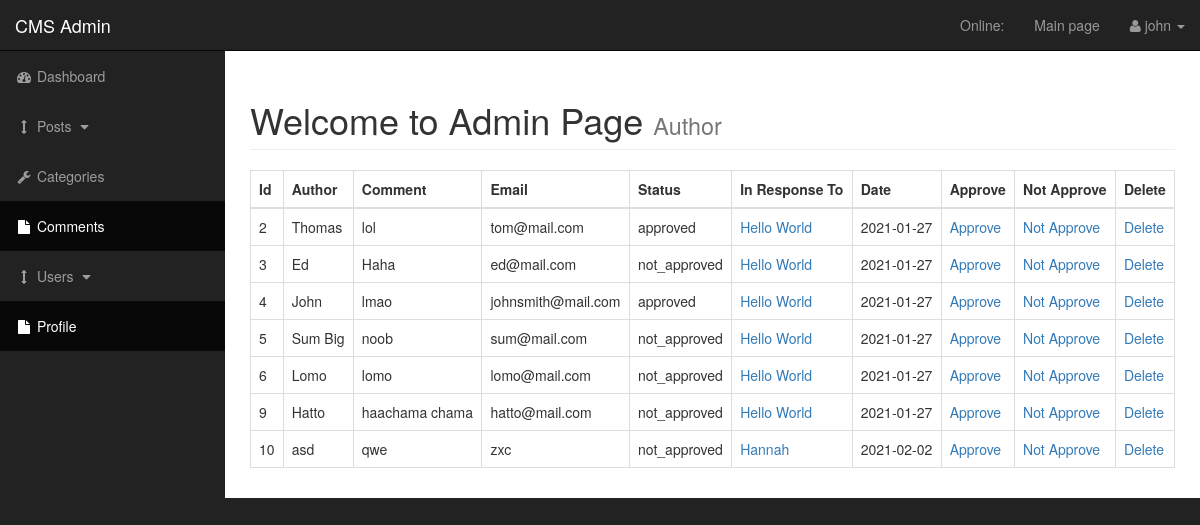
Page /24-cms/admin/comments.php (signed in) on the earlier database version.
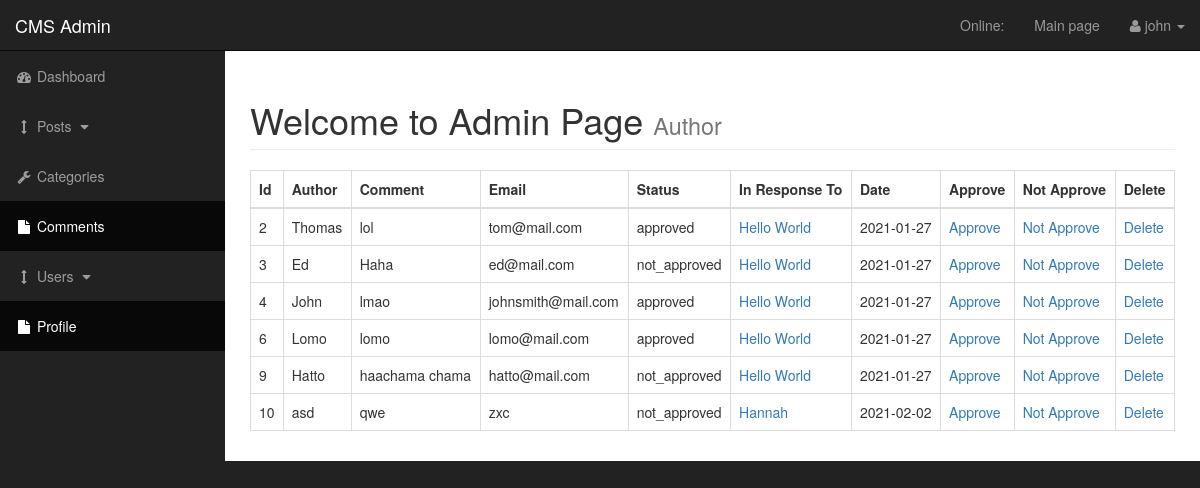
Same page on the later database version.
### tables this page shows
CREATE TABLE `comments` (
  `id` int(8) NOT NULL,
  `post_id` int(3) NOT NULL,
  `author` varchar(255) NOT NULL,
  `email` varchar(255) NOT NULL,
  `content` text NOT NULL,
  `status` varchar(255) NOT NULL DEFAULT 'pending',
  `date` date NOT NULL
);

CREATE TABLE `posts` (
  `id` int(3) NOT NULL,
  `category_id` int(3) NOT NULL,
  `title` varchar(255) NOT NULL,
  `author` varchar(255) NOT NULL,
  `user` varchar(255) NOT NULL,
  `date` date NOT NULL,
  `image` text NOT NULL,
  `content` text NOT NULL,
  `tags` varchar(255) NOT NULL,
  `comment_count` int(255) NOT NULL,
  `status` varchar(255) NOT NULL DEFAULT 'draft',
  `views` int(16) NOT NULL DEFAULT 0
);

### 24-cms/admin/includes/get_all_comments.php (the view, shortened to what this page needs)
<table class="table table-bordered table-hover">
                            <thead>
                                <tr>
                                    <th>Id</th>
                                    <th>Author</th>
                                    <th>Comment</th>
                                    <th>Email</th>
                                    <th>Status</th>
                                    <th>In Response To</th>
                                    <th>Date</th>
                                    <th>Approve</th>
                                    <th>Not Approve</th>
                                    <th>Delete</th>
                                </tr>
                            </thead>
                            <tbody>
                                <?php
                                $query = "SELECT * FROM comments";
                                $get_all_comments = mysqli_query($connection, $query);
                                while ($row = mysqli_fetch_assoc($get_all_comments)) {
                                    $comment_id = $row['id'];
                                    $comment_post = $row['post_id'];
                                    $comment_author = $row['author'];
                                    $comment_email = $row['email'];
                                    $comment_content = $row['content'];
                                    $comment_status = $row['status'];
                                    $comment_date = $row['date'];
                                    echo "<tr>";
                                    echo "<td>$comment_id</td>";
                                    echo "<td>$comment_author</td>";
                                    echo "<td>$comment_content</td>";
                                    echo "<td>$comment_email</td>";
                                    echo "<td>$comment_status</td>";
                                    $query = "SELECT * FROM posts WHERE id = $comment_post ";
                                    $get_post_by_id = mysqli_query($connection, $query);
                                    while($row = mysqli_fetch_assoc($get_post_by_id)) {
                                        $post_id = $row['id'];
                                        $post_title = $row['title'];
                                    }
                                    echo "<td><a href='../post.php?id=$post_id'>{$post_title}</a></td>";
                                    echo "<td>$comment_date</td>";
                                    echo "<td><a href='comments.php?approve={$comment_id}'>Approve</a></td>";
                                    echo "<td><a href='comments.php?not_approve={$comment_id}'>Not Approve</a></td>";
                                    echo "<td><a onClick=\"javascript: return confirm('Confirm delete?')\" href='comments.php?delete={$comment_id}'>Delete</a></td>";
                                    echo "</tr>";
                                }
                                ?>
                            </tbody>
                        </table>

Differences in the rows shown:
removed comments: id "5", author "Sum Big", content "noob", email "sum@mail.com", status "not_approved", post.title "Hello World", date "2021-01-27"
changed comments "Lomo": status "not_approved" → "approved"
